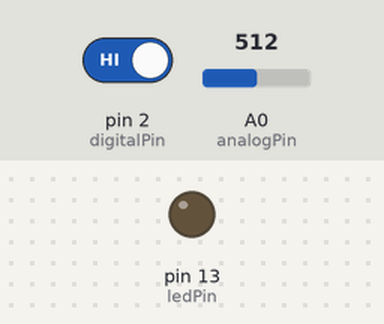
Recording of a sketch running on a simulated Arduino Uno, built with avr-gcc and run on an emulated ATmega328P. Parts: output pins drawn as LEDs (lit = HIGH). Inputs (shaded band) come from the test bench; at power-on: pin 2 (digitalPin) HIGH, A0 (analogPin) = 512. What the sketch prints to the serial monitor is not drawn.

Above: at 1.2 s.
1.3 s: pin 2 (digitalPin) driven LOW
At 2.6 s:
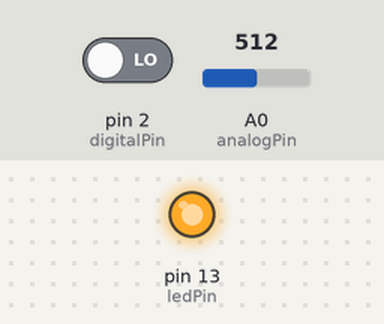
2.9 s: pin 2 (digitalPin) driven HIGH
At 4.1 s:
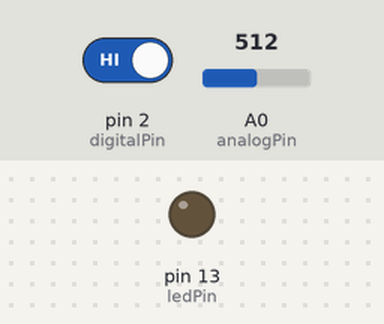
Timing chart, 0 to 5.9 s (numbered marks = the images above; inputs shaded):
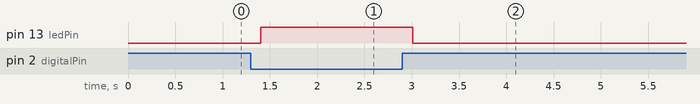

The sketch:

FlameSensor.ino
```cpp
const int ledPin     = 13;  // on-board Arduino LED
const int digitalPin = 2;   // KY-026 D0
const int analogPin  = A0;  // KY-026 A0

const int FLAME_STATE = LOW; // D0 level when a flame is present (LOW on most boards)

const unsigned long DEBOUNCE_MS = 50; // ignore D0 flicker shorter than this
int lastReading        = HIGH;
int flameState         = HIGH;
unsigned long lastEdge = 0;

void setup() {
  pinMode(ledPin, OUTPUT);
  pinMode(digitalPin, INPUT);
  Serial.begin(9600);
}

void loop() {
  // --- Digital output (D0): debounced flame / no-flame switch ---
  int reading = digitalRead(digitalPin);
  if (reading != lastReading) {
    lastEdge = millis();        // input changed: restart the debounce timer
    lastReading = reading;
  }
  if (millis() - lastEdge > DEBOUNCE_MS) {
    flameState = reading;       // stable long enough: accept the new level
  }

  bool flame = (flameState == FLAME_STATE);
  digitalWrite(ledPin, flame ? HIGH : LOW);

  // --- Analog output (A0): raw infrared intensity ---
  // Higher reading = less infrared; the value drops as a flame gets closer.
  int analogVal = analogRead(analogPin);
  Serial.println(analogVal);    // Tools > Serial Plotter to graph it

  delay(100);
}
```

Measured:
- after the input at 1.3 s, pin 13 (ledPin): LOW → HIGH after 0.10 s
- after the input at 2.9 s, pin 13 (ledPin): HIGH → LOW after 0.11 s
